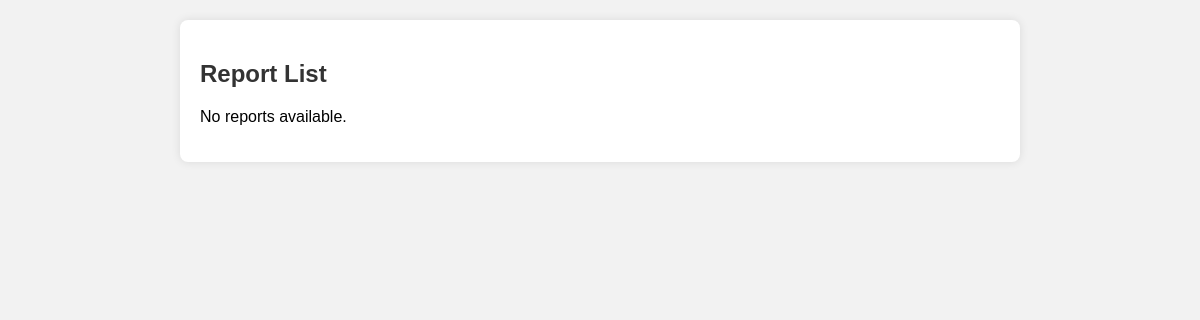
Before: /report_lists/ (signed in) with the older database file.
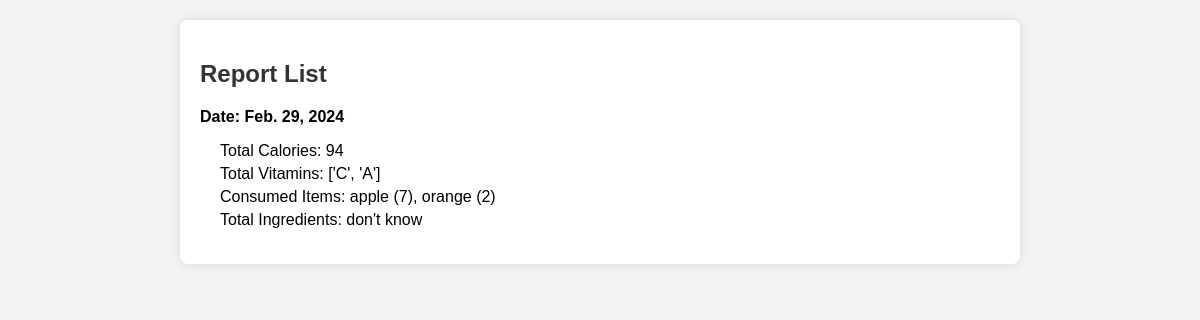
After: the same page with the newer database file.
### first_app/models.py (models this page shows)
class Report(models.Model):
    pr_nm = models.ForeignKey(Person,on_delete=models.CASCADE,default=1)
    date = models.DateField()
    total_calories = models.IntegerField()
    total_vitamins = models.CharField(max_length=200)
    consumed_items = models.CharField(max_length=200)
    total_ingredient = models.CharField(max_length=200)

### first_app/views.py (the view)
# urls.py: path('report_lists/',views.report_lists,name='report_lists'),
def report_lists(request):
    try:
        current_user = request.session['username']
        person = Person.objects.get(name=current_user)
        reports = Report.objects.filter(pr_nm=person)
        return render(request, 'report_lists.html', {'reports': reports})
    except Person.DoesNotExist:
        return redirect('home')

### templates/report_lists.html (shortened to what this page needs)
<!DOCTYPE html>
<html lang="en">
<head>
</head>
<body>
    <div class="container">
        <h2>Report List</h2>
        <div class="reports">
            {% if reports %}
                {% for report in reports %}
                    <div class="report">
                        <p class="report-date">Date: {{ report.date }}</p>
                        <div class="report-info">
                            <p>Total Calories: {{ report.total_calories }}</p>
                            <p>Total Vitamins: {{ report.total_vitamins }}</p>
                            <p>Consumed Items: {{ report.consumed_items }}</p>
                            <p>Total Ingredients: {{ report.total_ingredient }}</p>
                        </div>
                    </div>
                {% endfor %}
            {% else %}
                <p>No reports available.</p>
            {% endif %}
        </div>
    </div>
</body>
</html>

### templates/report_lists.html (style rules this page uses)
body { font-family: Arial, sans-serif; margin: 0; padding: 0; background-color: #f2f2f2; }
.container { max-width: 800px; margin: 20px auto; padding: 20px; background-color: #fff; border-radius: 8px; box-shadow: 0 0 10px rgba(0, 0, 0, 0.1); }
h2 { color: #333; }
.report { border-bottom: 1px solid #ddd; padding-bottom: 10px; margin-bottom: 20px; }
.report:last-child { border-bottom: none; margin-bottom: 0; }
.report-date { font-weight: bold; }
.report-info { margin-left: 20px; }
.report-info p { margin: 5px 0; }

Changed rows visible on the page:
added Report: date "Feb. 29, 2024", total_calories "94", total_vitamins "['C', 'A']", consumed_items "apple (7), orange (2)", total_ingredient "don't know"
Other visible differences:
text no longer shown: "No reports available."
